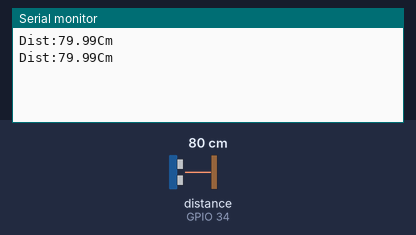
Simulated run of this sketch. Board: ESP32. Parts: the last lines printed to the serial monitor. Wiring (inferred from the names in the program): ultrasonic range finder: trigger GPIO 14; echo GPIO 34. The inputs (shaded band) are chosen by the test bench; at power-on: distance to the obstacle (sensor on GPIO 34) 80 cm. The echo pulse lasts 58.3 µs per cm.

Above: at 1.8 s.
1.9 s: distance to the obstacle (sensor on GPIO 34) set to 2 cm
At 2.8 s:
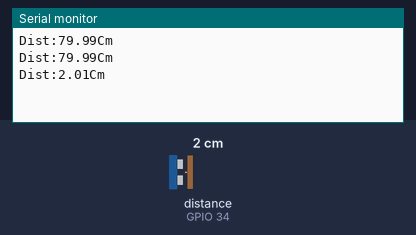
3.4 s: distance to the obstacle (sensor on GPIO 34) set to 4 cm
At 4.8 s:
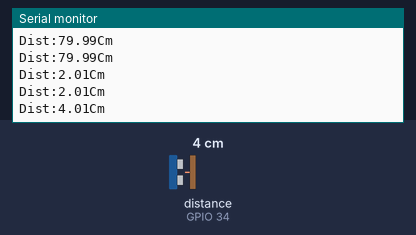
Timing chart, 0 to 6.4 s (numbered marks = the images above; inputs shaded):
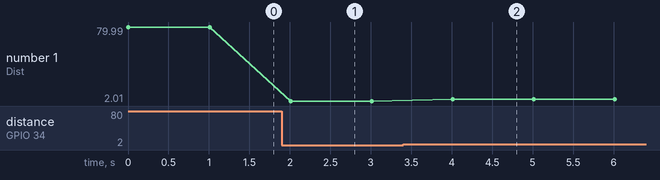

Measured:
- after the input at 1.9 s, the serial monitor: prints a new line after 0.11 s (image 1)
- after the input at 3.4 s, the serial monitor: prints a new line after 0.61 s (image 2)
- plotted number 1: 79.99 → 2.01 after the input at 1.9 s, 2.01 → 4.01 after the input at 3.4 s

The sketch:

ultrasonic.ino
```cpp
const int trig = 14; //ultrasonic sensor
const int echo = 34; //ultrasonic sensor
long dura; //duration
float dist; //distance

void setup() {
  Serial.begin(115200);
  pinMode(trig, OUTPUT);
  pinMode(echo, INPUT);
}

void loop() {
  digitalWrite(trig, LOW);
  delayMicroseconds(5);

  digitalWrite(trig, HIGH);
  delayMicroseconds(10);

  digitalWrite(trig, LOW);

  dura = pulseIn(echo, HIGH);
  dist = (dura * 0.0343) / 2;

  Serial.print("Dist:");
  Serial.print(dist);
  Serial.print("Cm\n");

  delay(1000);
}
```
